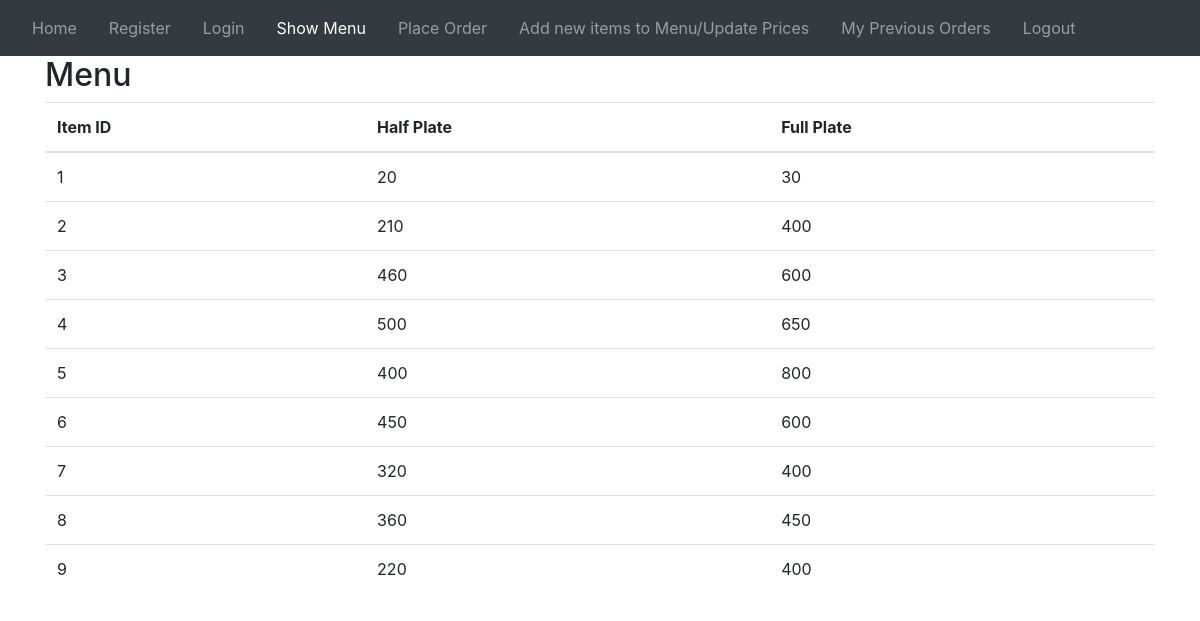
Screenshot of /show_menu (signed in) with the database file from the repository.
### app.py (models this page shows)
class Menu(db.Model):
    itemno= db.Column(db.Integer, primary_key=True,unique=True, nullable=False)
    halfplate=db.Column(db.Integer, nullable=False)
    fullplate=db.Column(db.Integer, nullable=False)

### app.py (the view)
@app.route('/show_menu', methods =['GET', 'POST'])
def show_menu():
    if current_user.is_authenticated==False:
        message=[]
        message.append("You need to login first")
        return redirect(url_for('login',message=message))
    menu=Menu.query.all()
    return render_template("show_menu.html",menu=menu)

### app.py (called while the page is built)
@login_manager.user_loader
def load_user(username):
    return Users.query.get(username)

### templates/show_menu.html (shortened to what this page needs)
<!DOCTYPE html>
<html lang="en">
<head>
    <link rel="stylesheet" href="https://stackpath.bootstrapcdn.com/bootstrap/4.3.1/css/bootstrap.min.css"
>
</head>
<body>
  <nav class="navbar navbar-expand-lg navbar-dark bg-dark">
    <div class="collapse navbar-collapse" id="navbarNavAltMarkup">
      <div class="navbar-nav">
        <a class="nav-item nav-link mx-2" href="/">Home <span class="sr-only">(current)</span></a>
        <a class="nav-item nav-link mx-2" href="/register">Register</a>
        <a class="nav-item nav-link mx-2" href="/login">Login</a>
        <a class="nav-item nav-link mx-2 active" href="/show_menu">Show Menu</a>
        <a class="nav-item nav-link mx-2" href="/insert_order">Place Order</a>
        <a class="nav-item nav-link mx-2" href="/insert_menu">Add new items to Menu/Update Prices</a>
        <a class="nav-item nav-link mx-2" href="/previous_order">My Previous Orders</a>
        <a class="nav-item nav-link mx-2" href="/logout">Logout</a>
      </div>
    </div>
  </nav>
     <div class="container">
        <h2>Menu</h2>
        {% if menu|length==0 %}
        <div class="alert alert-dark" role="alert">
            No Items in the current menu.Chef can add new items to the menu after logging in
        </div>
        {% else %}
        <table class="table">
            <thead>
                <tr>
                    <th scope="col">Item ID</th>
                    <th scope="col">Half Plate</th>
                    <th scope="col">Full Plate</th>
                </tr>
            </thead>
            <tbody>
                {% for m in menu %}
                <tr>
                    <td>{{m.itemno}}</td>
                    <td>{{m.halfplate}}</td>
                    <td>{{m.fullplate}}</td>
                </tr>
                {% endfor %}
                {% endif %}
            </tbody>
        </table>
     </div>
</body>
</html>

### rows the page displays
Menu: itemno "1", halfplate "20", fullplate "30"
Menu: itemno "2", halfplate "210", fullplate "400"
Menu: itemno "3", halfplate "460", fullplate "600"
Menu: itemno "4", halfplate "500", fullplate "650"
Menu: itemno "5", halfplate "400", fullplate "800"
Menu: itemno "6", halfplate "450", fullplate "600"
Menu: itemno "7", halfplate "320", fullplate "400"
Menu: itemno "8", halfplate "360", fullplate "450"
Menu: itemno "9", halfplate "220", fullplate "400"
